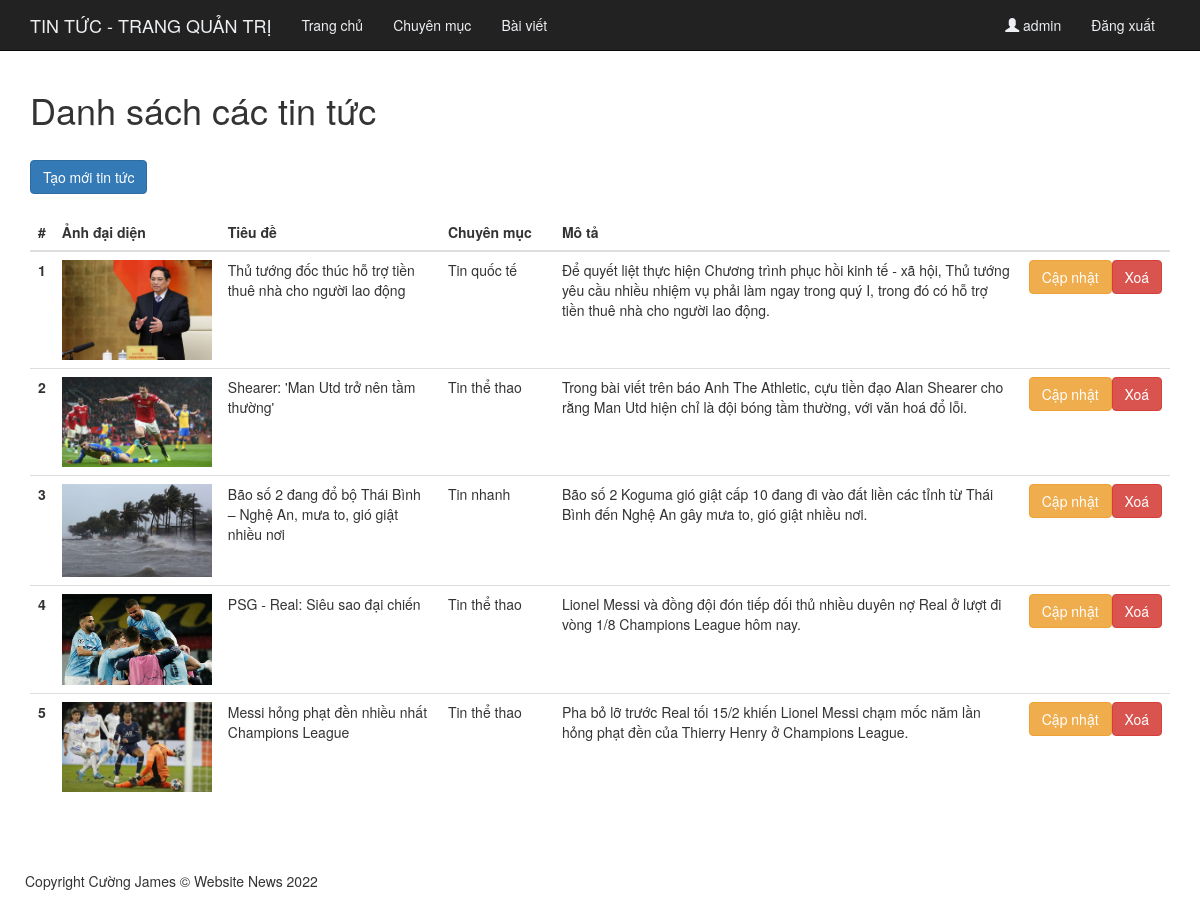
The page /posts (signed in) on the database its author committed.
### tables this page shows
CREATE TABLE `posts` (
  `id` int(10) NOT NULL,
  `category_id` int(10) NOT NULL,
  `title` varchar(255) NOT NULL,
  `sort_description` text NOT NULL,
  `content` text NOT NULL,
  `image_url` text DEFAULT NULL,
  `created_at` timestamp NULL DEFAULT current_timestamp(),
  `updated_at` timestamp NULL DEFAULT current_timestamp()
);

### app/controllers/BaseController.php (called while the page is built, shortened)
<?php
class BaseController
{
    protected function view($viewPath, $data = [])
    {
        return require_once(self::VIEW_FOLDER . '/' . str_replace(".", '/', $viewPath) . '.php');
    }
}

### app/controllers/PostController.php (called while the page is built, shortened)
<?php
class PostController extends BaseController
{
    public function index()
    {
        $postsRepository = new PostRepository();
        $categoryRepository = new CategoryRepository();
        $posts = $postsRepository->getAllPosts();
        $categories = $categoryRepository->getAllCategories();
        $categoriesArray = array_column($categories, 'name', 'id');
        return $this->view('posts.index', ['posts' => $posts, 'categories' => $categoriesArray]);
    }
}

### libs/Route.php (called while the page is built, shortened)
<?php
class Route
{
    private static $routeTable = [];
    public $currentRoute = null;
    public static function setRouteTable($method, $pattern, $dest = [], $middleware = [])
    {
        self::$routeTable[$method][$pattern] = [
            'controller' => $dest[0],
            'action' => $dest[1] ?? 'index',
            'middleware' => $middleware,
        ];
    }
    public function matchController()
    {
        $current = $this->getRoute();
        $controller = new $convertController;
        $action = $current['action'];
        call_user_func_array([$controller, $action], $current['param']);
    }
    public function getRoute()
    {
        return $this->currentRoute;
    }
    private function matching()
    {
        $url = parse_url($_SERVER['REQUEST_URI']);
        $method = $_SERVER['REQUEST_METHOD'];
        $path = $url['path'];
        $routeTables = self::$routeTable[$method];
        $patternScore = [];
        foreach ($routeTables as $pattern => $value) {
            $patternScore[] = $this->patternScore($path, $pattern);
        }
        usort($patternScore, function ($a, $b) {
            if ($a['score'] === $b['score']) {
                if ($a['param'] == "" && $b['param'] == "") {
                    $a['param'] = $b['param'] = "";
                } else {
                    return count($a['param']) < count($b['param']);
                }
            }
            return $a['score'] < $b['score'];
        });
        $this->currentRoute = self::$routeTable[$method][$patternScore[0]['pattern']];
        $this->currentRoute['param'] = $patternScore[0]['param'];
    }
    private function patternScore($path, $pattern)
    {
        $path = explode('/', $path);
        $exPattern = explode('/', $pattern);
        if (count($path) != count($exPattern)) {
            return ['score' => 0, 'param' => '', 'pattern' => $pattern];
        }
        $score = 0;
        $param = [];
        foreach ($exPattern as $key => $value) {
            if ($path[$key] == $value) {
                $score += 1;
            } else {
                $convertP = $this->convertParam($value);
                if ($convertP) {
                    $param[$convertP] = $path[$key];
                }
            }
        }
        return ['score' => $score, 'param' => $param, 'pattern' => $pattern];
    }
    private function convertParam($value)
    {
        return '';
    }
}

### routes/web.php (called while the page is built, shortened)
<?php
$router = new Route();
$route = $router->matchController();

### public/index.php (called while the page is built, shortened)
<?php
require_once __DIR__ . '/../routes/web.php';
require_once __DIR__ . '/../libs/DB.php';

### libs/DB.php (called while the page is built, shortened)
<?php
class DB
{
    public function connect()
    {
        $connec = mysqli_connect(self::HOST, self::USERNAME, self::PASSWORD, self::DB_NAME);
        mysqli_set_charset($connec, 'utf8');
        if (mysqli_connect_errno() == 0) {
            return $connec;
        }
        return false;
    }
}

### libs/Model.php (called while the page is built, shortened)
<?php
class Model extends DB
{
    protected $connect;
    protected $table = '';
    public function __construct()
    {
        $this->connect = $this->connect();
        $this->table = $this->getNameTable();
    }
    public function getNameTable()
    {
        $result = '';
        if ($this->table == '') {
            $result = str_replace('_model', '', get_class($this));
        } else {
            $result = $this->table;
        }
        return $result;
    }
    private function _query($sql)
    {
        $result = mysqli_query($this->connect, $sql);
        return $result;
    }
    public function getAll()
    {
        $sql = "SELECT * FROM $this->table";
        $result = $this->_query($sql);
        $data = [];
        while ($row = mysqli_fetch_assoc($result)) {
            $data[] = $row;
        }
        return $data;
    }
    public function getAllPost($search)
    {
        $keysearch = empty(trim($search)) ? "" : $search;
        if (!empty($keysearch)) {
            $sql = "SELECT * FROM $this->table WHERE content LIKE '%$keysearch%' OR sort_description LIKE '%$keysearch%' OR title LIKE '%$keysearch%'";
        } else {
            $sql = "SELECT * FROM $this->table";
        }
        $result = $this->_query($sql);
        $data = [];
        while ($row = mysqli_fetch_assoc($result)) {
            $data[] = $row;
        }
        return $data;
    }
}

### app/repositories/PostRepository.php (called while the page is built, shortened)
<?php
class PostRepository implements PostRepositoryInterface
{
    public function __construct()
    {
        $this->model = new Post();
    }
    public function getAllPosts($search = "")
    {
        return $this->model->getAllPost($search);
    }
}

### app/repositories/CategoryRepository.php (called while the page is built, shortened)
<?php
class CategoryRepository implements CategoryRepositoryInterface
{
    public function __construct()
    {
        $this->model = new Category();
    }
    public function getAllCategories()
    {
        return $this->model->getAll();
    }
}

### app/views/posts/index.php (the view, shortened to what this page needs)
<?php require_once __DIR__ . '/../layouts/header.php'; ?>
    <section class="container">
        <h1>Danh sách các tin tức</h1>
        <br>
        <a href="/posts/add" class="btn btn-primary">Tạo mới tin tức</a>
        <br>
        <table class="table table-hover" style="margin-top: 2rem;">
            <thead>
            <tr>
                <th scope="col">#</th>
                <th scope="col">Ảnh đại diện</th>
                <th scope="col">Tiêu đề</th>
                <th scope="col">Chuyên mục</th>
                <th scope="col">Mô tả</th>
                <th scope="col"></th>
            </tr>
            </thead>
            <tbody>
            <?php if (isset($posts) && count($posts) > 0) { ?>
                <?php $index = 1; ?>
                <?php foreach ($posts as $item) { ?>
                    <tr>
                        <th scope="row"><?= $index ?></th>
                        <td>
                            <img src="<?= $item['image_url'] ?>" alt="" srcset="" style="width: 150px;">
                        </td>
                        <td><?= $item['title'] ?></td>
                        <td width="10%"><?= $categories[$item['category_id']] ?></td>
                        <td><?= $item['sort_description'] ?></td>
                        <td>
                            <div style="display:flex;">
                                <a href="/posts/edit?id=<?= $item['id'] ?>" class="btn btn-warning">Cập nhật</a>
                                <form action="/posts/delete" method="POST">
                                    <button type="submit" class="btn btn-danger">Xoá</button>
                                </form>
                            </div>
                        </td>
                        <?php $index++; ?>
                    </tr>
                <?php } ?>
            <?php } ?>
            </tbody>
        </table>
    </section>
<?php require_once __DIR__ . '/../layouts/footer.php'; ?>

### app/views/layouts/header.php (shortened to what this page needs)
<!DOCTYPE html>
<html lang="en">
<head>
    <link href="/css/bootstrap.min.css" rel="stylesheet">
    <link href="/css/shop-homepage.css" rel="stylesheet">
    <link href="/css/my.css" rel="stylesheet">
</head>
<body>
<nav class="navbar navbar-inverse navbar-fixed-top" role="navigation">
    <div class="container">
        <div class="navbar-header">
            <?php if (isset($_SESSION['isAdmin']) && $_SESSION['isAdmin'] == true) { ?>
                <a class="navbar-brand" href="/admin">Tin Tức - Trang quản trị</a>
            <?php } else { ?>
                <a class="navbar-brand" href="/">Tin Tức</a>
            <?php } ?>
        </div>
        <div class="collapse navbar-collapse" id="bs-example-navbar-collapse-1">
            <?php if (isset($_SESSION['isAdmin']) && $_SESSION['isAdmin'] == true) { ?>
                <ul class="nav navbar-nav">
                    <li>
                        <a href="/">Trang chủ</a>
                    </li>
                    <li>
                        <a href="/categories">Chuyên mục</a>
                    </li>
                    <li>
                        <a href="/posts">Bài viết</a>
                    </li>
                </ul>
            <?php } ?>
            <ul class="nav navbar-nav pull-right">
                <?php if (isset($_SESSION['isAuth']) && $_SESSION['isAuth'] == true) { ?>
                    <li>
                        <a>
                            <span class="glyphicon glyphicon-user"></span>
                            <?php if (isset($_SESSION['isAuth'])) { ?>
                                <?= $_SESSION['username']; ?>
                            <?php } else { ?>
                                Unknown User
                            <?php } ?>
                        </a>
                    </li>
                    <li>
                        <a href="/destroy">Đăng xuất</a>
                    </li>
                <?php } ?>
            </ul>
        </div>
    </div>
</nav>

### app/views/layouts/footer.php (shortened to what this page needs)
<footer id="footer">
    <div class="row">
        <div class="col-md-12">
            <p>Copyright Cường James &copy; Website News 2022</p>
        </div>
    </div>
</footer>
</body>
</html>

### public/css/shop-homepage.css (style rules this page uses)
body { padding-top: 70px; }
footer { margin: 0px 0; }

### public/css/my.css (style rules this page uses)
a { color: black; }
.row { margin-right: 0 !important; margin-left: 0 !important }
.navbar-inverse .navbar-nav > li > a { color: #edeff2; }
.navbar-inverse .navbar-brand { color: #edeff2; text-transform: uppercase; }
body { display: flex; flex-direction: column; min-height: 100vh; margin:0; }
#footer { margin-top: auto; padding:10px; }

### rows shown on the page
posts: image_url (picture), title "Thủ tướng đốc thúc hỗ trợ tiền thuê nhà cho người lao động", category "Tin quốc tế", sort_description "Để quyết liệt thực hiện Chương trình phục hồi kinh tế - xã hội, Thủ tướng yêu cầu nhiều nhiệm vụ phải làm ngay trong quý I, trong đó có hỗ trợ tiền thuê nhà cho người lao động."
posts: image_url (picture), title "Shearer: 'Man Utd trở nên tầm thường'", category "Tin thể thao", sort_description "Trong bài viết trên báo Anh The Athletic, cựu tiền đạo Alan Shearer cho rằng Man Utd hiện chỉ là đội bóng tầm thường, với văn hoá đổ lỗi."
posts: image_url (picture), title "Bão số 2 đang đổ bộ Thái Bình – Nghệ An, mưa to, gió giật nhiều nơi", category "Tin nhanh", sort_description "Bão số 2 Koguma gió giật cấp 10 đang đi vào đất liền các tỉnh từ Thái Bình đến Nghệ An gây mưa to, gió giật nhiều nơi."
posts: image_url (picture), title "PSG - Real: Siêu sao đại chiến", category "Tin thể thao", sort_description "Lionel Messi và đồng đội đón tiếp đối thủ nhiều duyên nợ Real ở lượt đi vòng 1/8 Champions League hôm nay."
posts: image_url (picture), title "Messi hỏng phạt đền nhiều nhất Champions League", category "Tin thể thao", sort_description "Pha bỏ lỡ trước Real tối 15/2 khiến Lionel Messi chạm mốc năm lần hỏng phạt đền của Thierry Henry ở Champions League."

### other values the page prints
$_SESSION['username'] "admin"
